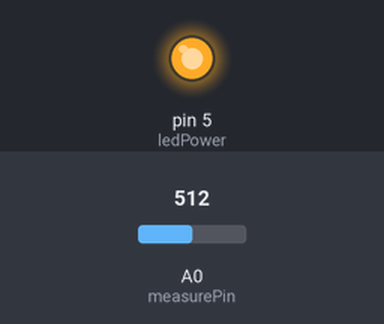
A sketch run on a simulated Arduino Uno, built with avr-gcc and run on an emulated ATmega328P. Parts: output pins drawn as LEDs (lit = HIGH). The inputs (shaded band) are chosen by the test bench; at power-on: A0 (measurePin) = 512. What the sketch prints to the serial monitor is not drawn.

Above: at 0.1 s.
Timing chart, 0 to 1.6 s (numbered marks = the images above):
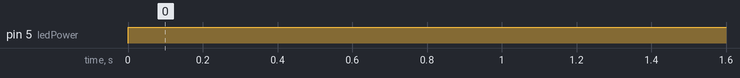

The sketch:

GP2Y1010AU0F-no-lib.ino
```cpp
#include <Arduino.h>

int measurePin = A0;
int ledPower = 5;

unsigned int samplingTime = 280;
unsigned int deltaTime = 40;
unsigned int sleepTime = 9680;

float voMeasured = 0;
float calcVoltage = 0;
float dustDensity = 0;

void setup(){
  Serial.begin(9600);
  pinMode(ledPower,OUTPUT);
}

void loop(){


  digitalWrite(ledPower,LOW);
  delayMicroseconds(samplingTime);

  voMeasured = analogRead(measurePin) * 5;

  delayMicroseconds(deltaTime);
  digitalWrite(ledPower,HIGH);
  delayMicroseconds(sleepTime);


  calcVoltage = voMeasured * (5.0/1024);
  dustDensity = 0.17*calcVoltage-0.1;

  if ( dustDensity < 0)
  {
    dustDensity = 0.00;
  }

  Serial.print("Raw Signal Value (0-1023): ");
  Serial.print(voMeasured);

  Serial.print(" Voltage: ");
  Serial.print(calcVoltage);

  Serial.print(" Dust Density: ");
  Serial.println(dustDensity);

  delay(1000);
}
```

Measured:
- by itself, pin 5 (ledPower): LOW → HIGH at 0.00 s
